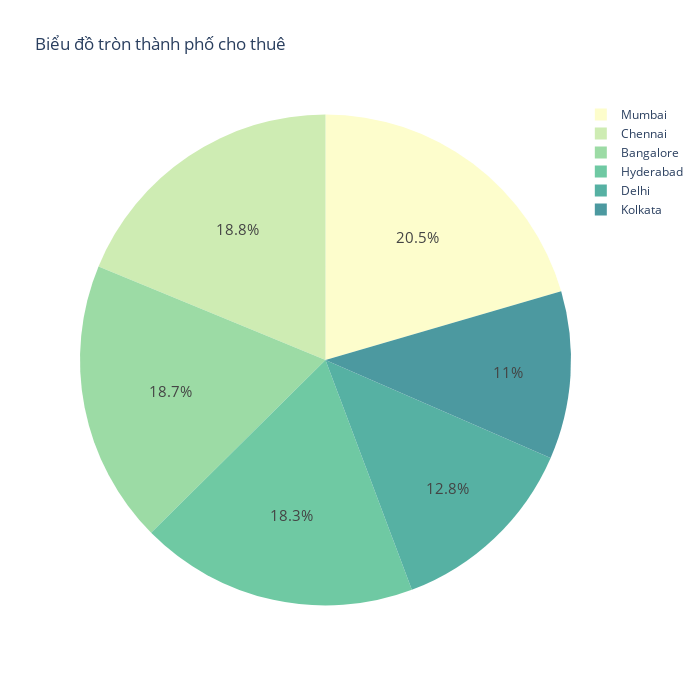

Here is the notebook cell this chart was saved with:
### Code cell
sns.set_style('whitegrid')
fig,axes = plt.subplots(figsize=(12,8))
colors = ['#87ace8','#e3784d', '#6ecc64','#b644e3','#eb7c87', '#EAE509']

ax = sns.countplot(x='City',data=df, palette=['#EAE509','#87ace8', '#6ecc64','#eb7c87','#e3784d','#b644e3'])
for container in ax.containers:
    ax.bar_label(container)
plt.title('Thành phố cho thuê',fontsize=15)
plt.show()

fig = px.pie(df, names='City', height=700, width= 700, color_discrete_sequence=px.colors.sequential.deep, title='Biểu đồ tròn thành phố cho thuê')
fig.update_traces(textfont_size=15)
fig.show()

### Figure 1 — Plotly figure (JSON) as saved in the notebook; plotly's stock layout.template omitted (floating-point values rounded to 4 significant figures; data arrays with more than 128 entries replaced by an {"elided": "..."} marker saying what was removed)
{"data": [{"domain": {"x": [0, 1], "y": [0, 1]}, "hovertemplate": "City=%{label}<extra></extra>", "labels": {"elided": "4745 str values"}, "legendgroup": "", "name": "", "showlegend": true, "textfont": {"size": 15}, "type": "pie"}], "layout": {"height": 700, "legend": {"tracegroupgap": 0}, "piecolorway": ["rgb(253, 253, 204)", "rgb(206, 236, 179)", "rgb(156, 219, 165)", "rgb(111, 201, 163)", "rgb(86, 177, 163)", "rgb(76, 153, 160)", "rgb(68, 130, 155)", "rgb(62, 108, 150)", "rgb(62, 82, 143)", "rgb(64, 60, 115)", "rgb(54, 43, 77)", "rgb(39, 26, 44)"], "title": {"text": "Biểu đồ tròn thành phố cho thuê"}, "width": 700}}
